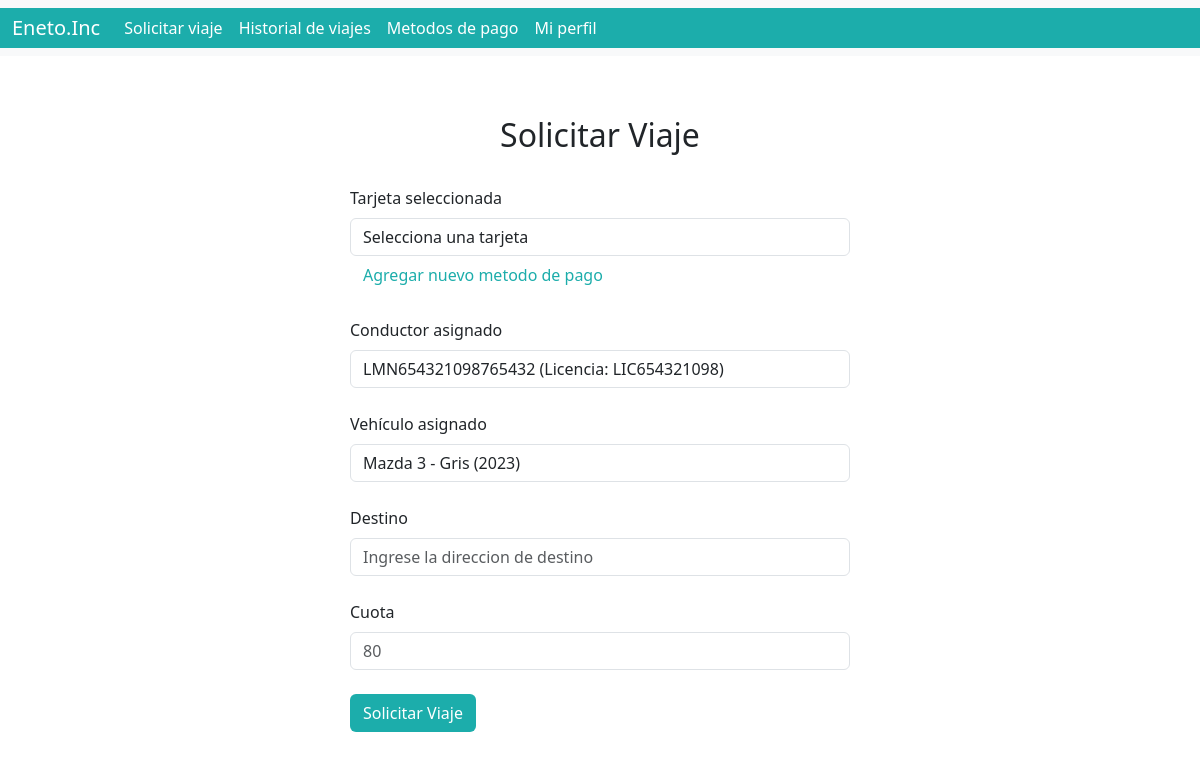
/solicitarViajeUsuario.php, run on the app's committed database.
### tables this page shows
create table choferes(idChofer int primary key auto_increment,
                    curp varchar(18) not null unique,
                    num_licencia varchar(12) not null UNIQUE,
                    foreign Key(curp) references empleados(curp) on delete cascade on update cascade,
                    createdAt TIMESTAMP default CURRENT_TIMESTAMP,
                    updatedAt timestamp default current_timestamp on update CURRENT_TIMESTAMP);

create table vehiculos(idMatricula varchar(8) primary key not null,
                    anoVehiculo varchar(4) not null,
                    modelo varchar(20) not null,
                    plazas int not null,
                    color varchar(20) not null,
                    disponible int not null,
                    createdAt TIMESTAMP default CURRENT_TIMESTAMP,
                    updatedAt timestamp default current_timestamp on update CURRENT_TIMESTAMP);

### solicitarViajeUsuario.php (the view, shortened to what this page needs)
<?php
$cnn = mysqli_connect("localhost", "root", "eneto", "eneto");
$sqlConductor = "SELECT * FROM choferes ORDER BY RAND() LIMIT 1";
$resultConductor = mysqli_query($cnn, $sqlConductor);
$conductor = mysqli_fetch_assoc($resultConductor);
$sqlVehiculo = "SELECT * FROM vehiculos WHERE disponible = 1 ORDER BY RAND() LIMIT 1";
$resultVehiculo = mysqli_query($cnn, $sqlVehiculo);
$vehiculo = mysqli_fetch_assoc($resultVehiculo);
?>
<html lang="en">
<head>
    <link href="https://cdn.jsdelivr.net/npm/bootstrap@5.3.3/dist/css/bootstrap.min.css" rel="stylesheet">
    <link rel="stylesheet" href="css/barra.css">
    <link rel="stylesheet" href="css/estilos.css">
</head>
<body>
  <nav class="navbar navbar-expand-lg bg-body-tertiary color">
    <div class="container-fluid color">
      <a class="navbar-brand white" href="#">Eneto.Inc</a>
      <div class="collapse navbar-collapse" id="navbarNav">
        <ul class="navbar-nav color">
          <li class="nav-item">
            <a class="nav-link white" aria-current="page" href="solicitarViajeUsuario.html">Solicitar viaje</a>
          </li>
          <li class="nav-item">
            <a class="nav-link white" href="historialViajesUsuario.html">Historial de viajes</a>
          </li>
          <li class="nav-item">
            <a class="nav-link white" href="metodosPagoUsuario.html">Metodos de pago</a>
          </li>
          <li class="nav-item">
            <a class="nav-link white" href="miperfil.html">Mi perfil</a>
          </li>
        </ul>
      </div>
    </div>
  </nav>
  <div class="contenedor">
    <h2>Solicitar Viaje</h2>
    <form method="POST">
        <div>
            <br>
            <label for="tarjeta" class="form-label">Tarjeta seleccionada</label>
            <select id="tarjeta" class="form-control" name="tarjeta" required>
                <option value="" disabled selected>Selecciona una tarjeta</option>
            </select>
            <a href="metodosPagoUsuario.php" class="btn btn-link">Agregar nuevo metodo de pago</a>
        </div>
        <div>
            <br>
            <label for="conductor" class="form-label">Conductor asignado</label>
            <input type="text" class="form-control" id="conductor" name="conductor" value="<?php echo $conductor['curp'] . ' (Licencia: ' . $conductor['num_licencia'] . ')'; ?>" readonly>
        </div>
        <div>
            <br>
            <label for="vehiculo" class="form-label">Vehículo asignado</label>
            <input type="text" class="form-control" id="vehiculo" name="vehiculo" value="<?php echo $vehiculo['modelo'] . ' - ' . $vehiculo['color'] . ' (' . $vehiculo['anoVehiculo'] . ')'; ?>" readonly>
        </div>
        <div>
            <br>
            <label for="destino" class="form-label">Destino</label>
            <input type="text" class="form-control ancho-input" id="destino" name="destino" placeholder="Ingrese la direccion de destino" required>
        </div>
        <div>
            <br>
            <label for="cuota" class="form-label">Cuota</label>
            <input type="text" class="form-control ancho-input" id="cuota" name="cuota" placeholder="80" required>
        </div>
        <br>
        <button type="submit" class="btn color white">Solicitar Viaje</button>
    </form>
    <br>
</div>
</body>
</html>

### css/barra.css (style rules this page uses)
.color { background-color: #1cadab; color:#1cadab; }
.white { color: white; }

### css/estilos.css (style rules this page uses)
.contenedor { padding: 60px; display: flex; flex-direction: column; align-items: center; justify-content: center; width: 100%; }
.ancho-input { width: 500px; }
.btn-link { text-decoration: none; color: #1cadab; font-weight: 500; }

### data on the page
choferes: conductor "LMN654321098765432 (Licencia: LIC654321098)"
vehiculos: vehiculo "Mazda 3 - Gris (2023)"
